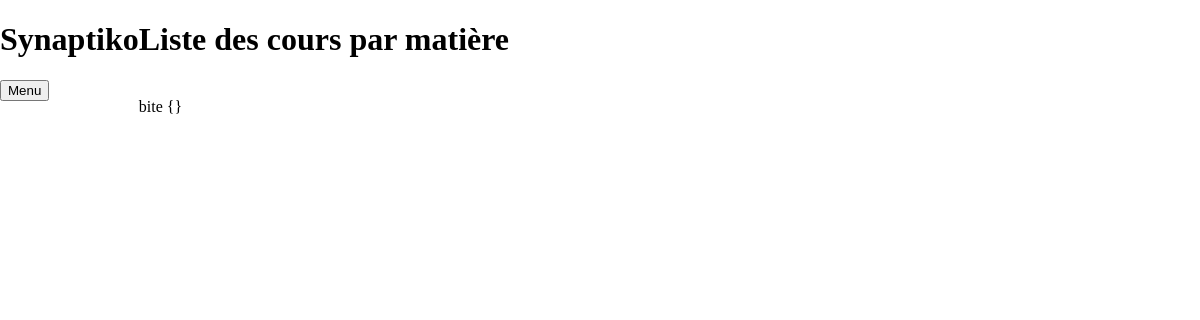
The page /mdr/liste-cours/ on the database as committed earlier.
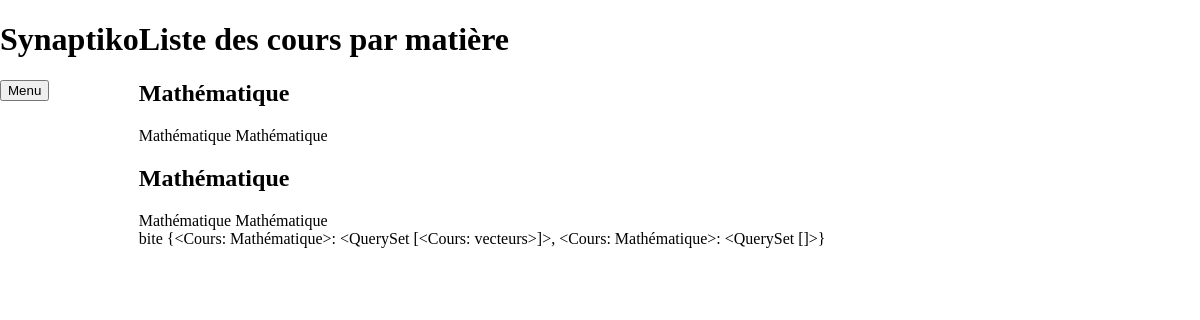
The same page on the database as committed later.
### connaissance/models.py (models this page shows)
class Cours(models.Model):
    titre = models.CharField(max_length=50)
    parent = models.ForeignKey("self", on_delete=models.CASCADE, default=None, null=True, blank=True)
    document = models.FileField(upload_to=None, max_length=100, blank=True,null=True)
    racine = models.BooleanField(default=False, null=False)
    def __str__(self):
        return self.titre

### connaissance/views.py (the view)
# urls.py: path("liste-cours/", views.liste_cours, name="liste-cours"),
def liste_cours(request):
    matieres = Cours.objects.filter(racine=True)
    courses_by_subject = {}
    for matiere in matieres:
        courses_by_subject[matiere] = Cours.objects.filter(parent=matiere)
    return render(request, 'cours/liste.html', {'cours': courses_by_subject, 'matieres': matieres})

### templates/cours/liste.html
{% extends 'baseavecnavbar.html' %}
{% block content %}
<h1>Liste des cours par matière</h1>
{% for matiere in matieres %}
<h2>{{ matiere }}</h2>
{% for cour in cours %}
{{ cour }}
{% endfor %}
{% endfor %}
<br>
bite
{{ cours }}
{% endblock content %}

Rows that differ between the two databases and show on the page:
added Cours: titre "Mathématique", titre.titre "{<Cours: Mathématique>: <QuerySet [<Cours: vecteurs>]>, <Cours: Mathématique>: <QuerySet []>}"
added Cours: titre "Mathématique"
Other text that changed with them:
{{ cours }}: "{}" → (not shown)
